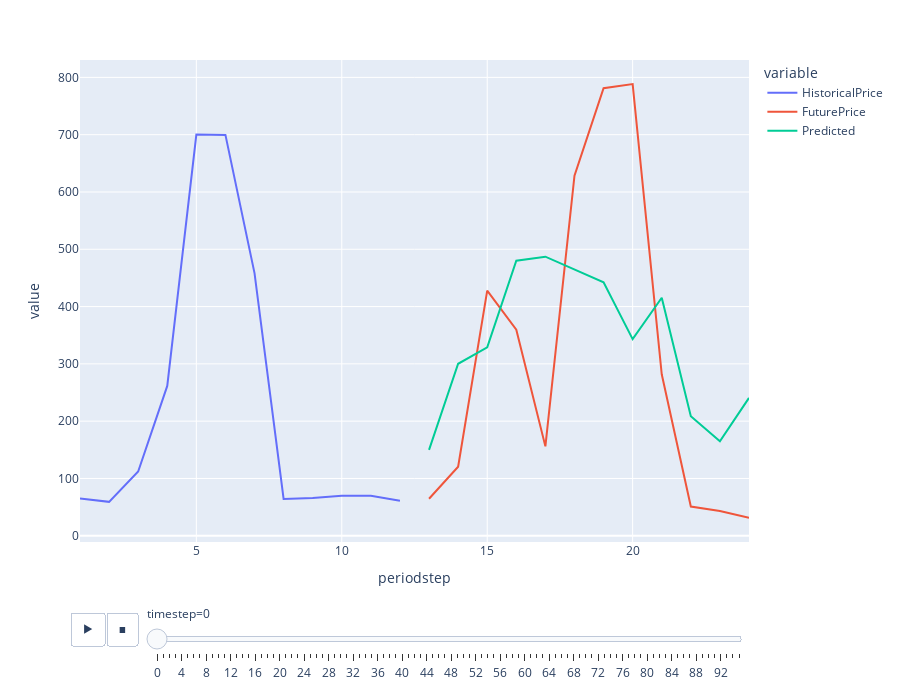

Notebook code cell kept with this figure:
### Code cell
import plotly.express as px

fig = px.line(ddf, x="periodstep", y=["HistoricalPrice", "FuturePrice", "Predicted"], animation_frame="timestep")
fig.update_layout(height=700)  
fig.show()

### Figure 1 — Plotly figure (JSON) as saved in the notebook; plotly's stock layout.template omitted (floating-point values rounded to 4 significant figures)
{"data": [{"hovertemplate": "variable=HistoricalPrice<br>timestep=0<br>periodstep=%{x}<br>value=%{y}<extra></extra>", "legendgroup": "HistoricalPrice", "line": {"color": "#636efa", "dash": "solid"}, "marker": {"symbol": "circle"}, "mode": "lines", "name": "HistoricalPrice", "orientation": "v", "showlegend": true, "type": "scatter", "x": [1, 2, 3, 4, 5, 6, 7, 8, 9, 10, 11, 12, 13, 14, 15, 16, 17, 18, 19, 20, 21, 22, 23, 24], "xaxis": "x", "y": [64.87, 59.22, 112.0, 261.5, 700.2, 699.6, 458.3, 64.29, 66, 69.95, 69.79, 61.23, null, null, null, null, null, null, null, null, null, null, null, null], "yaxis": "y"}, {"hovertemplate": "variable=FuturePrice<br>timestep=0<br>periodstep=%{x}<br>value=%{y}<extra></extra>", "legendgroup": "FuturePrice", "line": {"color": "#EF553B", "dash": "solid"}, "marker": {"symbol": "circle"}, "mode": "lines", "name": "FuturePrice", "orientation": "v", "showlegend": true, "type": "scatter", "x": [1, 2, 3, 4, 5, 6, 7, 8, 9, 10, 11, 12, 13, 14, 15, 16, 17, 18, 19, 20, 21, 22, 23, 24], "xaxis": "x", "y": [null, null, null, null, null, null, null, null, null, null, null, null, 64.64, 120.5, 427.8, 359.7, 156, 628.3, 781.1, 788.3, 281.8, 51, 43.09, 31.18], "yaxis": "y"}, {"hovertemplate": "variable=Predicted<br>timestep=0<br>periodstep=%{x}<br>value=%{y}<extra></extra>", "legendgroup": "Predicted", "line": {"color": "#00cc96", "dash": "solid"}, "marker": {"symbol": "circle"}, "mode": "lines", "name": "Predicted", "orientation": "v", "showlegend": true, "type": "scatter", "x": [1, 2, 3, 4, 5, 6, 7, 8, 9, 10, 11, 12, 13, 14, 15, 16, 17, 18, 19, 20, 21, 22, 23, 24], "xaxis": "x", "y": [null, null, null, null, null, null, null, null, null, null, null, null, 149.9, 300.2, 329.0, 480.0, 487.0, 464.0, 442.3, 343.1, 415.5, 208.5, 164.9, 240.6], "yaxis": "y"}], "layout": {"height": 700, "legend": {"title": {"text": "variable"}, "tracegroupgap": 0}, "margin": {"t": 60}, "sliders": [{"active": 0, "currentvalue": {"prefix": "timestep="}, "len": 0.9, "pad": {"b": 10, "t": 60}, "steps": [{"args": [["0"], {"frame": {"duration": 0, "redraw": false}, "fromcurrent": true, "mode": "immediate", "transition": {"duration": 0, "easing": "linear"}}], "label": "0", "method": "animate"}, {"args": [["1"], {"frame": {"duration": 0, "redraw": false}, "fromcurrent": true, "mode": "immediate", "transition": {"duration": 0, "easing": "linear"}}], "label": "1", "method": "animate"}, {"args": [["2"], {"frame": {"duration": 0, "redraw": false}, "fromcurrent": true, "mode": "immediate", "transition": {"duration": 0, "easing": "linear"}}], "label": "2", "method": "animate"}, {"args": [["3"], {"frame": {"duration": 0, "redraw": false}, "fromcurrent": true, "mode": "immediate", "transition": {"duration": 0, "easing": "linear"}}], "label": "3", "method": "animate"}, {"args": [["4"], {"frame": {"duration": 0, "redraw": false}, "fromcurrent": true, "mode": "immediate", "transition": {"duration": 0, "easing": "linear"}}], "label": "4", "method": "animate"}, {"args": [["5"], {"frame": {"duration": 0, "redraw": false}, "fromcurrent": true, "mode": "immediate", "transition": {"duration": 0, "easing": "linear"}}], "label": "5", "method": "animate"}, {"args": [["6"], {"frame": {"duration": 0, "redraw": false}, "fromcurrent": true, "mode": "immediate", "transition": {"duration": 0, "easing": "linear"}}], "label": "6", "method": "animate"}, {"args": [["7"], {"frame": {"duration": 0, "redraw": false}, "fromcurrent": true, "mode": "immediate", "transition": {"duration": 0, "easing": "linear"}}], "label": "7", "method": "animate"}, {"args": [["8"], {"frame": {"duration": 0, "redraw": false}, "fromcurrent": true, "mode": "immediate", "transition": {"duration": 0, "easing": "linear"}}], "label": "8", "method": "animate"}, {"args": [["9"], {"frame": {"duration": 0, "redraw": false}, "fromcurrent": true, "mode": "immediate", "transition": {"duration": 0, "easing": "linear"}}], "label": "9", "method": "animate"}, {"args": [["10"], {"frame": {"duration": 0, "redraw": false}, "fromcurrent": true, "mode": "immediate", "transition": {"duration": 0, "easing": "linear"}}], "label": "10", "method": "animate"}, {"args": [["11"], {"frame": {"duration": 0, "redraw": false}, "fromcurrent": true, "mode": "immediate", "transition": {"duration": 0, "easing": "linear"}}], "label": "11", "method": "animate"}, {"args": [["12"], {"frame": {"duration": 0, "redraw": false}, "fromcurrent": true, "mode": "immediate", "transition": {"duration": 0, "easing": "linear"}}], "label": "12", "method": "animate"}, {"args": [["13"], {"frame": {"duration": 0, "redraw": false}, "fromcurrent": true, "mode": "immediate", "transition": {"duration": 0, "easing": "linear"}}], "label": "13", "method": "animate"}, {"args": [["14"], {"frame": {"duration": 0, "redraw": false}, "fromcurrent": true, "mode": "immediate", "transition": {"duration": 0, "easing": "linear"}}], "label": "14", "method": "animate"}, {"args": [["15"], {"frame": {"duration": 0, "redraw": false}, "fromcurrent": true, "mode": "immediate", "transition": {"duration": 0, "easing": "linear"}}], "label": "15", "method": "animate"}, {"args": [["16"], {"frame": {"duration": 0, "redraw": false}, "fromcurrent": true, "mode": "immediate", "transition": {"duration": 0, "easing": "linear"}}], "label": "16", "method": "animate"}, {"args": [["17"], {"frame": {"duration": 0, "redraw": false}, "fromcurrent": true, "mode": "immediate", "transition": {"duration": 0, "easing": "linear"}}], "label": "17", "method": "animate"}, {"args": [["18"], {"frame": {"duration": 0, "redraw": false}, "fromcurrent": true, "mode": "immediate", "transition": {"duration": 0, "easing": "linear"}}], "label": "18", "method": "animate"}, {"args": [["19"], {"frame": {"duration": 0, "redraw": false}, "fromcurrent": true, "mode": "immediate", "transition": {"duration": 0, "easing": "linear"}}], "label": "19", "method": "animate"}, {"args": [["20"], {"frame": {"duration": 0, "redraw": false}, "fromcurrent": true, "mode": "immediate", "transition": {"duration": 0, "easing": "linear"}}], "label": "20", "method": "animate"}, {"args": [["21"], {"frame": {"duration": 0, "redraw": false}, "fromcurrent": true, "mode": "immediate", "transition": {"duration": 0, "easing": "linear"}}], "label": "21", "method": "animate"}, {"args": [["22"], {"frame": {"duration": 0, "redraw": false}, "fromcurrent": true, "mode": "immediate", "transition": {"duration": 0, "easing": "linear"}}], "label": "22", "method": "animate"}, {"args": [["23"], {"frame": {"duration": 0, "redraw": false}, "fromcurrent": true, "mode": "immediate", "transition": {"duration": 0, "easing": "linear"}}], "label": "23", "method": "animate"}, {"args": [["24"], {"frame": {"duration": 0, "redraw": false}, "fromcurrent": true, "mode": "immediate", "transition": {"duration": 0, "easing": "linear"}}], "label": "24", "method": "animate"}, {"args": [["25"], {"frame": {"duration": 0, "redraw": false}, "fromcurrent": true, "mode": "immediate", "transition": {"duration": 0, "easing": "linear"}}], "label": "25", "method": "animate"}, {"args": [["26"], {"frame": {"duration": 0, "redraw": false}, "fromcurrent": true, "mode": "immediate", "transition": {"duration": 0, "easing": "linear"}}], "label": "26", "method": "animate"}, {"args": [["27"], {"frame": {"duration": 0, "redraw": false}, "fromcurrent": true, "mode": "immediate", "transition": {"duration": 0, "easing": "linear"}}], "label": "27", "method": "animate"}, {"args": [["28"], {"frame": {"duration": 0, "redraw": false}, "fromcurrent": true, "mode": "immediate", "transition": {"duration": 0, "easing": "linear"}}], "label": "28", "method": "animate"}, {"args": [["29"], {"frame": {"duration": 0, "redraw": false}, "fromcurrent": true, "mode": "immediate", "transition": {"duration": 0, "easing": "linear"}}], "label": "29", "method": "animate"}, {"args": [["30"], {"frame": {"duration": 0, "redraw": false}, "fromcurrent": true, "mode": "immediate", "transition": {"duration": 0, "easing": "linear"}}], "label": "30", "method": "animate"}, {"args": [["31"], {"frame": {"duration": 0, "redraw": false}, "fromcurrent": true, "mode": "immediate", "transition": {"duration": 0, "easing": "linear"}}], "label": "31", "method": "animate"}, {"args": [["32"], {"frame": {"duration": 0, "redraw": false}, "fromcurrent": true, "mode": "immediate", "transition": {"duration": 0, "easing": "linear"}}], "label": "32", "method": "animate"}, {"args": [["33"], {"frame": {"duration": 0, "redraw": false}, "fromcurrent": true, "mode": "immediate", "transition": {"duration": 0, "easing": "linear"}}], "label": "33", "method": "animate"}, {"args": [["34"], {"frame": {"duration": 0, "redraw": false}, "fromcurrent": true, "mode": "immediate", "transition": {"duration": 0, "easing": "linear"}}], "label": "34", "method": "animate"}, {"args": [["35"], {"frame": {"duration": 0, "redraw": false}, "fromcurrent": true, "mode": "immediate", "transition": {"duration": 0, "easing": "linear"}}], "label": "35", "method": "animate"}, {"args": [["36"], {"frame": {"duration": 0, "redraw": false}, "fromcurrent": true, "mode": "immediate", "transition": {"duration": 0, "easing": "linear"}}], "label": "36", "method": "animate"}, {"args": [["37"], {"frame": {"duration": 0, "redraw": false}, "fromcurrent": true, "mode": "immediate", "transition": {"duration": 0, "easing": "linear"}}], "label": "37", "method": "animate"}, {"args": [["38"], {"frame": {"duration": 0, "redraw": false}, "fromcurrent": true, "mode": "immediate", "transition": {"duration": 0, "easing": "linear"}}], "label": "38", "method": "animate"}, {"args": [["39"], {"frame": {"duration": 0, "redraw": false}, "fromcurrent": true, "mode": "immediate", "transition": {"duration": 0, "easing": "linear"}}], "label": "39", "method": "animate"}, {"args": [["40"], {"frame": {"duration": 0, "redraw": false}, "fromcurrent": true, "mode": "immediate", "transition": {"duration": 0, "easing": "linear"}}], "label": "40", "method": "animate"}, {"args": [["41"], {"frame": {"duration": 0, "redraw": false}, "fromcurrent": true, "mode": "immediate", "transition": {"duration": 0, "easing": "linear"}}], "label": "41", "method": "animate"}, {"args": [["42"], {"frame": {"duration": 0, "redraw": false}, "fromcurrent": true, "mode": "immediate", "transition": {"duration": 0, "easing": "linear"}}], "label": "42", "method": "animate"}, {"args": [["43"], {"frame": {"duration": 0, "redraw": false}, "fromcurrent": true, "mode": "immediate", "transition": {"duration": 0, "easing": "linear"}}], "label": "43", "method": "animate"}, {"args": [["44"], {"frame": {"duration": 0, "redraw": false}, "fromcurrent": true, "mode": "immediate", "transition": {"duration": 0, "easing": "linear"}}], "label": "44", "method": "animate"}, {"args": [["45"], {"frame": {"duration": 0, "redraw": false}, "fromcurrent": true, "mode": "immediate", "transition": {"duration": 0, "easing": "linear"}}], "label": "45", "method": "animate"}, {"args": [["46"], {"frame": {"duration": 0, "redraw": false}, "fromcurrent": true, "mode": "immediate", "transition": {"duration": 0, "easing": "linear"}}], "label": "46", "method": "animate"}, {"args": [["47"], {"frame": {"duration": 0, "redraw": false}, "fromcurrent": true, "mode": "immediate", "transition": {"duration": 0, "easing": "linear"}}], "label": "47", "method": "animate"}, {"args": [["48"], {"frame": {"duration": 0, "redraw": false}, "fromcurrent": true, "mode": "immediate", "transition": {"duration": 0, "easing": "linear"}}], "label": "48", "method": "animate"}, {"args": [["49"], {"frame": {"duration": 0, "redraw": false}, "fromcurrent": true, "mode": "immediate", "transition": {"duration": 0, "easing": "linear"}}], "label": "49", "method": "animate"}, {"args": [["50"], {"frame": {"duration": 0, "redraw": false}, "fromcurrent": true, "mode": "immediate", "transition": {"duration": 0, "easing": "linear"}}], "label": "50", "method": "animate"}, {"args": [["51"], {"frame": {"duration": 0, "redraw": false}, "fromcurrent": true, "mode": "immediate", "transition": {"duration": 0, "easing": "linear"}}], "label": "51", "method": "animate"}, {"args": [["52"], {"frame": {"duration": 0, "redraw": false}, "fromcurrent": true, "mode": "immediate", "transition": {"duration": 0, "easing": "linear"}}], "label": "52", "method": "animate"}, {"args": [["53"], {"frame": {"duration": 0, "redraw": false}, "fromcurrent": true, "mode": "immediate", "transition": {"duration": 0, "easing": "linear"}}], "label": "53", "method": "animate"}, {"args": [["54"], {"frame": {"duration": 0, "redraw": false}, "fromcurrent": true, "mode": "immediate", "transition": {"duration": 0, "easing": "linear"}}], "label": "54", "method": "animate"}, {"args": [["55"], {"frame": {"duration": 0, "redraw": false}, "fromcurrent": true, "mode": "immediate", "transition": {"duration": 0, "easing": "linear"}}], "label": "55", "method": "animate"}, {"args": [["56"], {"frame": {"duration": 0, "redraw": false}, "fromcurrent": true, "mode": "immediate", "transition": {"duration": 0, "easing": "linear"}}], "label": "56", "method": "animate"}, {"args": [["57"], {"frame": {"duration": 0, "redraw": false}, "fromcurrent": true, "mode": "immediate", "transition": {"duration": 0, "easing": "linear"}}], "label": "57", "method": "animate"}, {"args": [["58"], {"frame": {"duration": 0, "redraw": false}, "fromcurrent": true, "mode": "immediate", "transition": {"duration": 0, "easing": "linear"}}], "label": "58", "method": "animate"}, {"args": [["59"], {"frame": {"duration": 0, "redraw": false}, "fromcurrent": true, "mode": "immediate", "transition": {"duration": 0, "easing": "linear"}}], "label": "59", "method": "animate"}, {"args": [["60"], {"frame": {"duration": 0, "redraw": false}, "fromcurrent": true, "mode": "immediate", "transition": {"duration": 0, "easing": "linear"}}], "label": "60", "method": "animate"}, {"args": [["61"], {"frame": {"duration": 0, "redraw": false}, "fromcurrent": true, "mode": "immediate", "transition": {"duration": 0, "easing": "linear"}}], "label": "61", "method": "animate"}, {"args": [["62"], {"frame": {"duration": 0, "redraw": false}, "fromcurrent": true, "mode": "immediate", "transition": {"duration": 0, "easing": "linear"}}], "label": "62", "method": "animate"}, {"args": [["63"], {"frame": {"duration": 0, "redraw": false}, "fromcurrent": true, "mode": "immediate", "transition": {"duration": 0, "easing": "linear"}}], "label": "63", "method": "animate"}, {"args": [["64"], {"frame": {"duration": 0, "redraw": false}, "fromcurrent": true, "mode": "immediate", "transition": {"duration": 0, "easing": "linear"}}], "label": "64", "method": "animate"}, {"args": [["65"], {"frame": {"duration": 0, "redraw": false}, "fromcurrent": true, "mode": "immediate", "transition": {"duration": 0, "easing": "linear"}}], "label": "65", "method": "animate"}, {"args": [["66"], {"frame": {"duration": 0, "redraw": false}, "fromcurrent": true, "mode": "immediate", "transition": {"duration": 0, "easing": "linear"}}], "label": "66", "method": "animate"}, {"args": [["67"], {"frame": {"duration": 0, "redraw": false}, "fromcurrent": true, "mode": "immediate", "transition": {"duration": 0, "easing": "linear"}}], "label": "67", "method": "animate"}, {"args": [["68"], {"frame": {"duration": 0, "redraw": false}, "fromcurrent": true, "mode": "immediate", "transition": {"duration": 0, "easing": "linear"}}], "label": "68", "method": "animate"}, {"args": [["69"], {"frame": {"duration": 0, "redraw": false}, "fromcurrent": true, "mode": "immediate", "transition": {"duration": 0, "easing": "linear"}}], "label": "69", "method": "animate"}, {"args": [["70"], {"frame": {"duration": 0, "redraw": false}, "fromcurrent": true, "mode": "immediate", "transition": {"duration": 0, "easing": "linear"}}], "label": "70", "method": "animate"}, {"args": [["71"], {"frame": {"duration": 0, "redraw": false}, "fromcurrent": true, "mode": "immediate", "transition": {"duration": 0, "easing": "linear"}}], "label": "71", "method": "animate"}, {"args": [["72"], {"frame": {"duration": 0, "redraw": false}, "fromcurrent": true, "mode": "immediate", "transition": {"duration": 0, "easing": "linear"}}], "label": "72", "method": "animate"}, {"args": [["73"], {"frame": {"duration": 0, "redraw": false}, "fromcurrent": true, "mode": "immediate", "transition": {"duration": 0, "easing": "linear"}}], "label": "73", "method": "animate"}, {"args": [["74"], {"frame": {"duration": 0, "redraw": false}, "fromcurrent": true, "mode": "immediate", "transition": {"duration": 0, "easing": "linear"}}], "label": "74", "method": "animate"}, {"args": [["75"], {"frame": {"duration": 0, "redraw": false}, "fromcurrent": true, "mode": "immediate", "transition": {"duration": 0, "easing": "linear"}}], "label": "75", "method": "animate"}, {"args": [["76"], {"frame": {"duration": 0, "redraw": false}, "fromcurrent": true, "mode": "immediate", "transition": {"duration": 0, "easing": "linear"}}], "label": "76", "method": "animate"}, {"args": [["77"], {"frame": {"duration": 0, "redraw": false}, "fromcurrent": true, "mode": "immediate", "transition": {"duration": 0, "easing": "linear"}}], "label": "77", "method": "animate"}, {"args": [["78"], {"frame": {"duration": 0, "redraw": false}, "fromcurrent": true, "mode": "immediate", "transition": {"duration": 0, "easing": "linear"}}], "label": "78", "method": "animate"}, {"args": [["79"], {"frame": {"duration": 0, "redraw": false}, "fromcurrent": true, "mode": "immediate", "transition": {"duration": 0, "easing": "linear"}}], "label": "79", "method": "animate"}, {"args": [["80"], {"frame": {"duration": 0, "redraw": false}, "fromcurrent": true, "mode": "immediate", "transition": {"duration": 0, "easing": "linear"}}], "label": "80", "method": "animate"}, {"args": [["81"], {"frame": {"duration": 0, "redraw": false}, "fromcurrent": true, "mode": "immediate", "transition": {"duration": 0, "easing": "linear"}}], "label": "81", "method": "animate"}, {"args": [["82"], {"frame": {"duration": 0, "redraw": false}, "fromcurrent": true, "mode": "immediate", "transition": {"duration": 0, "easing": "linear"}}], "label": "82", "method": "animate"}, {"args": [["83"], {"frame": {"duration": 0, "redraw": false}, "fromcurrent": true, "mode": "immediate", "transition": {"duration": 0, "easing": "linear"}}], "label": "83", "method": "animate"}, {"args": [["84"], {"frame": {"duration": 0, "redraw": false}, "fromcurrent": true, "mode": "immediate", "transition": {"duration": 0, "easing": "linear"}}], "label": "84", "method": "animate"}, {"args": [["85"], {"frame": {"duration": 0, "redraw": false}, "fromcurrent": true, "mode": "immediate", "transition": {"duration": 0, "easing": "linear"}}], "label": "85", "method": "animate"}, {"args": [["86"], {"frame": {"duration": 0, "redraw": false}, "fromcurrent": true, "mode": "immediate", "transition": {"duration": 0, "easing": "linear"}}], "label": "86", "method": "animate"}, {"args": [["87"], {"frame": {"duration": 0, "redraw": false}, "fromcurrent": true, "mode": "immediate", "transition": {"duration": 0, "easing": "linear"}}], "label": "87", "method": "animate"}, {"args": [["88"], {"frame": {"duration": 0, "redraw": false}, "fromcurrent": true, "mode": "immediate", "transition": {"duration": 0, "easing": "linear"}}], "label": "88", "method": "animate"}, {"args": [["89"], {"frame": {"duration": 0, "redraw": false}, "fromcurrent": true, "mode": "immediate", "transition": {"duration": 0, "easing": "linear"}}], "label": "89", "method": "animate"}, {"args": [["90"], {"frame": {"duration": 0, "redraw": false}, "fromcurrent": true, "mode": "immediate", "transition": {"duration": 0, "easing": "linear"}}], "label": "90", "method": "animate"}, {"args": [["91"], {"frame": {"duration": 0, "redraw": false}, "fromcurrent": true, "mode": "immediate", "transition": {"duration": 0, "easing": "linear"}}], "label": "91", "method": "animate"}, {"args": [["92"], {"frame": {"duration": 0, "redraw": false}, "fromcurrent": true, "mode": "immediate", "transition": {"duration": 0, "easing": "linear"}}], "label": "92", "method": "animate"}, {"args": [["93"], {"frame": {"duration": 0, "redraw": false}, "fromcurrent": true, "mode": "immediate", "transition": {"duration": 0, "easing": "linear"}}], "label": "93", "method": "animate"}, {"args": [["94"], {"frame": {"duration": 0, "redraw": false}, "fromcurrent": true, "mode": "immediate", "transition": {"duration": 0, "easing": "linear"}}], "label": "94", "method": "animate"}, {"args": [["95"], {"frame": {"duration": 0, "redraw": false}, "fromcurrent": true, "mode": "immediate", "transition": {"duration": 0, "easing": "linear"}}], "label": "95", "method": "animate"}], "x": 0.1, "xanchor": "left", "y": 0, "yanchor": "top"}], "updatemenus": [{"buttons": [{"args": [null, {"frame": {"duration": 500, "redraw": false}, "fromcurrent": true, "mode": "immediate", "transition": {"duration": 500, "easing": "linear"}}], "label": "&#9654;", "method": "animate"}, {"args": [[null], {"frame": {"duration": 0, "redraw": false}, "fromcurrent": true, "mode": "immediate", "transition": {"duration": 0, "easing": "linear"}}], "label": "&#9724;", "method": "animate"}], "direction": "left", "pad": {"r": 10, "t": 70}, "showactive": false, "type": "buttons", "x": 0.1, "xanchor": "right", "y": 0, "yanchor": "top"}], "xaxis": {"anchor": "y", "domain": [0, 1], "title": {"text": "periodstep"}}, "yaxis": {"anchor": "x", "domain": [0, 1], "title": {"text": "value"}}}}
